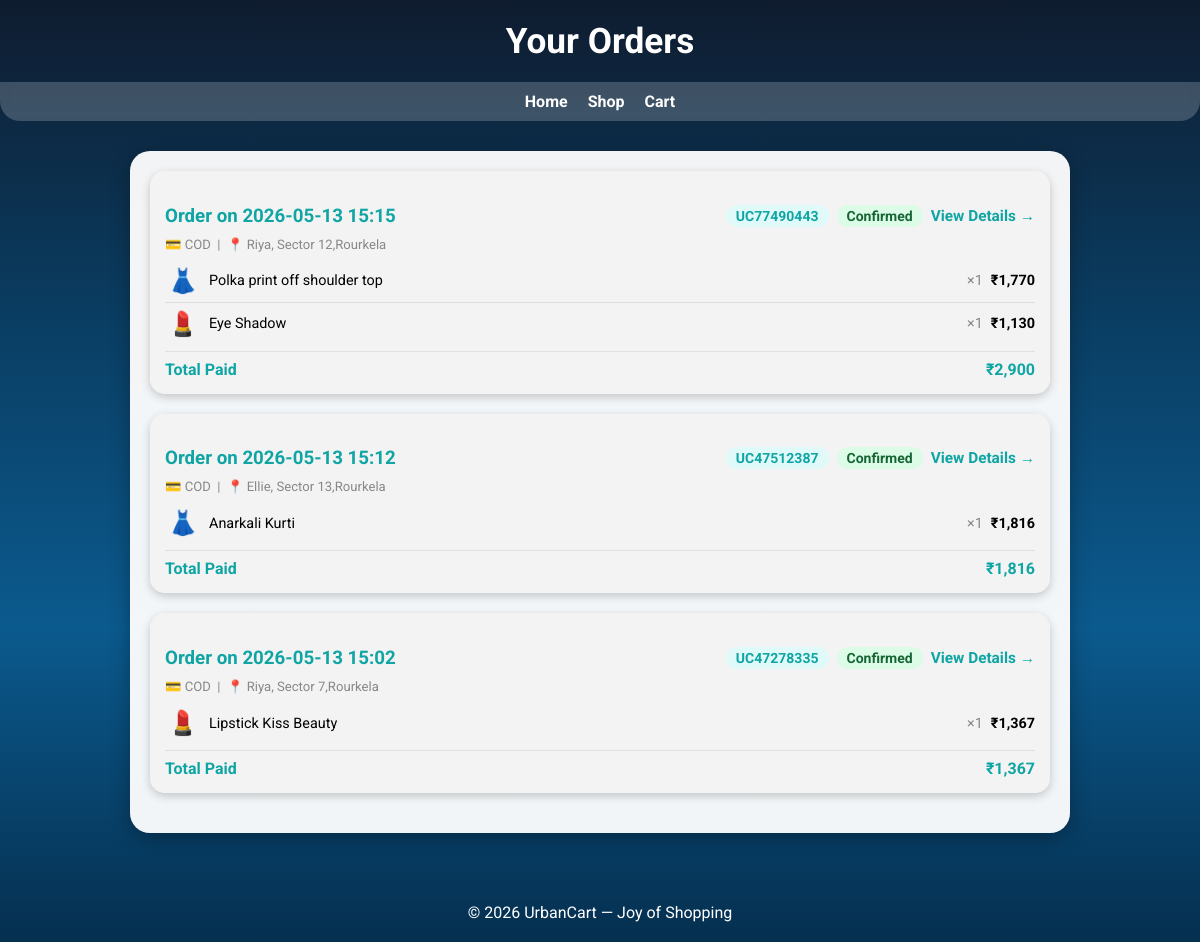
Page /orders (signed in) on the committed database.
### tables this page shows
CREATE TABLE orders (
        id           INTEGER PRIMARY KEY AUTOINCREMENT,
        user_id      INTEGER NOT NULL REFERENCES users(id),
        order_code   TEXT NOT NULL UNIQUE,
        total        REAL NOT NULL,
        status       TEXT DEFAULT 'Confirmed',
        payment      TEXT NOT NULL,
        address_snap TEXT NOT NULL,
        created_at   TEXT DEFAULT (datetime('now'))
    );

CREATE TABLE order_items (
        id         INTEGER PRIMARY KEY AUTOINCREMENT,
        order_id   INTEGER NOT NULL REFERENCES orders(id) ON DELETE CASCADE,
        product_id INTEGER NOT NULL,
        name       TEXT NOT NULL,
        price      REAL NOT NULL,
        qty        INTEGER NOT NULL,
        img        TEXT DEFAULT '',
        emoji      TEXT DEFAULT '🛍️'
    );

### app.py (the view)
@app.route('/orders')
@login_required
def orders():
    db     = get_db()
    orders = db.execute(
        "SELECT * FROM orders WHERE user_id=? ORDER BY created_at DESC",
        (session['user_id'],)
    ).fetchall()
    result = []
    for o in orders:
        items = db.execute(
            "SELECT * FROM order_items WHERE order_id=?", (o['id'],)
        ).fetchall()
        result.append({
            'order': dict(o),
            'items': [dict(i) for i in items]
        })
    db.close()
    return render_template('orders.html', user=current_user(), orders=result)

### app.py (called while the page is built)
def login_required(f):
    @wraps(f)
    def decorated(*args, **kwargs):
        if 'user_id' not in session:
            return redirect(url_for('login'))
        return f(*args, **kwargs)
    return decorated

def current_user():
    if 'user_id' not in session:
        return None
    db   = get_db()
    user = db.execute("SELECT * FROM users WHERE id=?", (session['user_id'],)).fetchone()
    db.close()
    return dict(user) if user else None

### database.py (called while the page is built)
def get_db():
    conn = sqlite3.connect(DB_PATH)
    conn.row_factory = sqlite3.Row
    conn.execute("PRAGMA foreign_keys = ON")
    return conn

### templates/orders.html (shortened to what this page needs)
<!DOCTYPE html>
<html lang="en">
<head>
</head>
<body>
  <header>Your Orders</header>
  <nav id="main-nav">
    <a href="/">Home</a>
    <a href="/products">Shop</a>
    <a href="/cart">Cart </a>
  </nav>
  <div class="orders-container">
    {% if not orders %}
      <div class="empty-msg">
        📦 No orders yet.<br>
        <a href="/products">Start Shopping</a>
      </div>
    {% else %}
      {% for o in orders %}
      {% set order = o['order'] %}
      {% set items = o['items'] %}
      <div class="order-box">
        <h3>
          Order on {{ order.created_at[:16] }}
          <span style="display:flex;gap:8px;align-items:center;flex-wrap:wrap;">
            <span class="order-code-tag">{{ order.order_code }}</span>
            <span class="order-status">{{ order.status }}</span>
            <a href="/order/{{ order.id }}" class="order-detail-link">View Details →</a>
          </span>
        </h3>
        <div class="order-meta">💳 {{ order.payment|upper }} &nbsp;|&nbsp; 📍 {{ order.address_snap[:50] }}{% if order.address_snap|length > 50 %}…{% endif %}</div>
        <ul>
          {% for i in items %}
          <li>
            <span class="oi-emoji">{{ i.emoji }}</span>
            <span style="flex:1;">{{ i.name }}</span>
            <span style="color:#888;">×{{ i.qty }}</span>
            <span style="font-weight:700;">₹{{ "{:,.0f}".format(i.price * i.qty) }}</span>
          </li>
          {% endfor %}
        </ul>
        <div class="order-total-line">
          <span>Total Paid</span>
          <span>₹{{ "{:,.0f}".format(order.total) }}</span>
        </div>
      </div>
      {% endfor %}
    {% endif %}
  </div>
  <footer>© <span class="year"></span> UrbanCart — Joy of Shopping</footer>
</body>
</html>

### templates/orders.html (style rules this page uses)
body { background:linear-gradient(to bottom,#0f1c2f,#0a3d62,#0b5a8e,#052f4f); color:white; font-family:'Roboto',sans-serif; margin:0; padding:0; }
header { text-align:center; font-size:2.2em; padding:20px; font-weight:bold; }
nav { display:flex;justify-content:center;align-items:center;gap:20px;flex-wrap:wrap;background:rgba(255,255,255,0.2);padding:10px;backdrop-filter:blur(5px);border-radius:0 0 20px 20px;margin-bottom:20px; }
nav a { color:white;text-decoration:none;font-weight:bold; }
.orders-container { max-width:900px;margin:30px auto;background:rgba(255,255,255,0.95);border-radius:20px;padding:20px;color:black;box-shadow:0 5px 20px rgba(0,0,0,0.3); }
.order-box { background:rgba(243,243,243,0.9);border-radius:15px;padding:15px;margin-bottom:20px;box-shadow:0 3px 10px rgba(0,0,0,0.2); }
.order-box h3 { color:#0ea5a4;margin-bottom:10px;display:flex;justify-content:space-between;align-items:center;flex-wrap:wrap;gap:8px; }
.order-code-tag { background:#e0fafa;color:#0ea5a4;font-size:.75em;padding:3px 10px;border-radius:20px;font-weight:700; }
.order-status { background:#dcfce7;color:#166534;font-size:.75em;padding:3px 10px;border-radius:20px;font-weight:700; }
.order-box ul { list-style:none;padding:0;margin:0; }
.order-box li { border-bottom:1px solid #ddd;padding:7px 0;display:flex;align-items:center;gap:8px;font-size:.9em; }
.order-box li:last-child { border:none; }
.oi-emoji { font-size:1.5rem;width:36px;text-align:center; }
.order-meta { font-size:.82em;color:#888;margin-bottom:8px; }
.order-total-line { display:flex;justify-content:space-between;font-weight:700;color:#0ea5a4;font-size:1em;padding-top:8px;border-top:1px solid #e0e0e0;margin-top:6px; }
.order-detail-link { font-size:.82em;color:#0ea5a4;text-decoration:none;font-weight:700; }
footer { text-align:center;color:white;margin-top:50px;padding:20px; }

### rows in the picture
orders: created_at "2026-05-13 15:15", order_code "UC77490443", status "Confirmed", payment "COD", address_snap "Riya, Sector 12,Rourkela", total "2,900"
order_items: emoji "👗", name "Polka print off shoulder top", qty "1", i.price*i.qty "1,770"
order_items: emoji "💄", name "Eye Shadow", qty "1", i.price*i.qty "1,130"
orders: created_at "2026-05-13 15:12", order_code "UC47512387", status "Confirmed", payment "COD", address_snap "Ellie, Sector 13,Rourkela", total "1,816"
order_items: emoji "👗", name "Anarkali Kurti", qty "1", i.price*i.qty "1,816"
orders: created_at "2026-05-13 15:02", order_code "UC47278335", status "Confirmed", payment "COD", address_snap "Riya, Sector 7,Rourkela", total "1,367"
order_items: emoji "💄", name "Lipstick Kiss Beauty", qty "1", i.price*i.qty "1,367"
